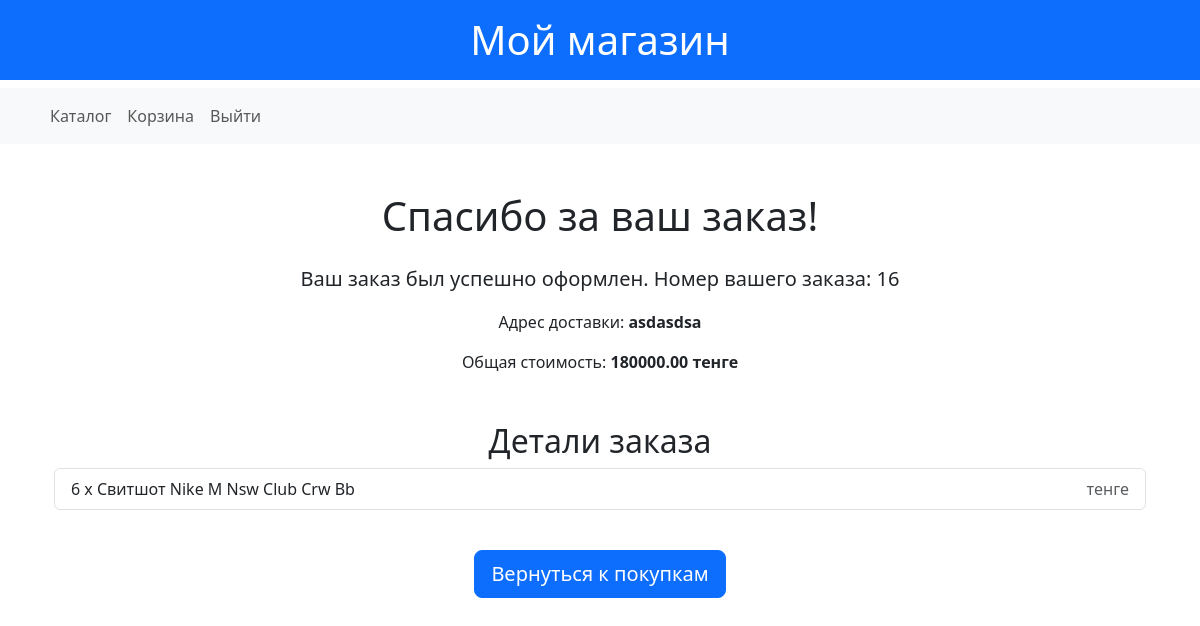
Screenshot of /order/confirmation/16/ (signed in) with the database file from the repository.
### shop/models.py (models this page shows, shortened)
class Order(models.Model):
    STATUS_CHOICES = [
        ('ordered', 'Заказан'),
        ('shipped', 'Отправлен'),
        ('received', 'Получен'),
        ('canceled', 'Отменен'),
        ('returned', 'Возвращен'),
    ]
    user = models.ForeignKey(User, on_delete=models.CASCADE, related_name='orders')
    total_price = models.DecimalField(max_digits=10, decimal_places=2)
    address = models.CharField(max_length=255)
    status = models.CharField(max_length=10, choices=STATUS_CHOICES, default='ordered')
    payment_status = models.BooleanField(default=False)
    created_at = models.DateTimeField(auto_now_add=True)
    objects = OrderManager()
    class Meta:
        verbose_name = "Заказ"
        verbose_name_plural = "Заказы"

class OrderItem(models.Model):
    order = models.ForeignKey(Order, related_name='items', on_delete=models.CASCADE)
    product = models.ForeignKey(Product, on_delete=models.CASCADE)
    quantity = models.PositiveIntegerField(default=1)
    objects = OrderItemManager()
    class Meta:
        verbose_name = "Запись заказов"
        verbose_name_plural = "Записи заказов"

class Product(models.Model):
    name = models.CharField(max_length=200)
    slug = models.SlugField(max_length=200, null=True, blank=True)
    description = models.TextField()
    price = models.DecimalField(max_digits=10, decimal_places=2)
    discount_price = models.DecimalField(max_digits=10, decimal_places=2, blank=True, null=True, default=0)
    category = models.ForeignKey(Category, related_name="products", on_delete=models.CASCADE)
    image = models.ImageField(upload_to='media/products/')
    created_at = models.DateTimeField(auto_now_add=True)
    quantity = models.PositiveIntegerField(default=0, blank=True)
    class Meta:
        verbose_name = "Товар"
        verbose_name_plural = "Товары"

### shop/views.py (the view)
# urls.py: path('order/confirmation/<int:order_id>/', OrderConfirmationView.as_view(), name='order_cofirmation'),
class OrderConfirmationView(LoginRequiredMixin, DetailView):
    model = Order
    template_name = 'order/order_cofirmation.html'
    context_object_name = 'order'
    def get_object(self):
        return get_object_or_404(Order, id=self.kwargs['order_id'], user=self.request.user)

### shop/templates/order/order_cofirmation.html (shortened to what this page needs)
{% extends "shop/base.html" %}
{% block content %}
<div class="container mt-5 text-center">
    <h1 class="mb-4">Спасибо за ваш заказ!</h1>
    <p class="lead">Ваш заказ был успешно оформлен. Номер вашего заказа: <strong>{{ order.id }}</strong></p>
    <p>Адрес доставки: <strong>{{ order.address }}</strong></p>
    <p>Общая стоимость: <strong>{{ order.total_price }} тенге</strong></p>
    <h2 class="mt-5">Детали заказа</h2>
    <ul class="list-group mb-4">
        {% for item in order.items.all %}
            <li class="list-group-item d-flex justify-content-between align-items-center">
                {{ item.quantity }} x {{ item.product.name }}
                <span class="text-muted">{{ item.price }} тенге</span>
            </li>
        {% endfor %}
    </ul>
    <a href="{% url 'product_list' %}" class="btn btn-primary btn-lg mt-3">
        Вернуться к покупкам
    </a>
</div>
{% endblock %}

### rows the page displays
Order: id "16", address "asdasdsa", total_price "180000.00"
OrderItem: quantity "6", product.name "Свитшот Nike M Nsw Club Crw Bb"
